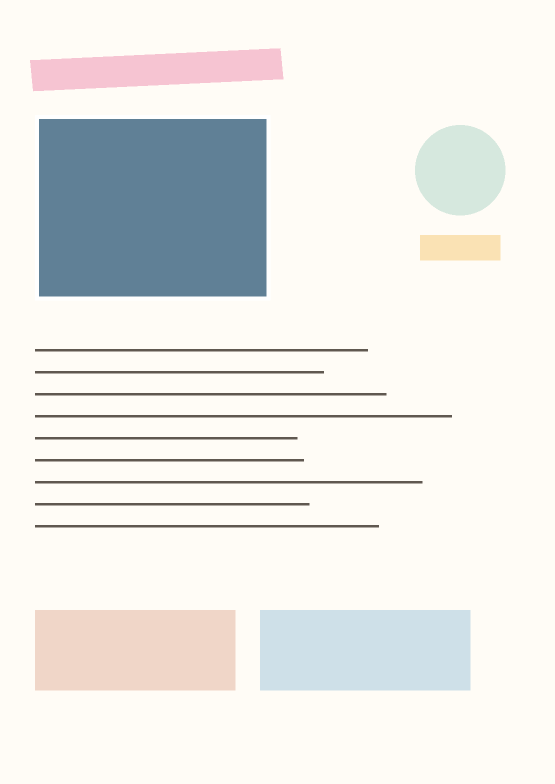
#> input picture tests/fixtures/sample-page.png, 1109 x 1568 px (shown at 1/2 size)
$ python -i analysis.py   (imports and definitions only)
#> lines starting #> are read from the running program, lines starting #| are printed output that depends on the picture
"""手账页面结构分析。

输入一张别人做的手账页面图片，输出：
- 背景色 / 是否素底
- 主配色（k-means 聚类 + 占比）
- 版面区块（连通域分割 + 形状启发式分类）
- 留白比例、整体风格判断
坐标一律用 0–1 归一化比例，原点左上，方便前端直接叠加与重排。
"""
from __future__ import annotations

import base64
import io
import math
from typing import Any

import numpy as np
from PIL import Image, ImageOps

ANALYSIS_MAX = 1024          # 分析用图的最长边
GRID_LONG = 96               # 连通域分割的网格长边
MIN_CELLS = 3                # 小于这么多格子的连通域丢弃
DIFF_THRESHOLD = 30.0        # 与背景色的 RGB 欧氏距离阈值
PREVIEW_MAX = 900            # 预览图最长边


# ---------------------------------------------------------------- 基础工具

def _load_rgb(data: bytes) -> Image.Image:
    """读入任意图片并统一成 RGB（透明区域铺白）。"""
    img = Image.open(io.BytesIO(data))
    img = ImageOps.exif_transpose(img)
    if img.mode in ("RGBA", "LA") or (img.mode == "P" and "transparency" in img.info):
        rgba = img.convert("RGBA")
        canvas = Image.new("RGB", rgba.size, (255, 255, 255))
        canvas.paste(rgba, mask=rgba.split()[-1])
        return canvas
    return img.convert("RGB")


# [6 lines left out: function _data_uri, not called in this run]


def _hex(rgb: np.ndarray | tuple[float, float, float]) -> str:
    r, g, b = (int(round(max(0, min(255, float(c))))) for c in rgb[:3])
    return "#%02x%02x%02x" % (r, g, b)


# [176 lines left out: functions _kmeans, _label_components, _merge_boxes, _group_text_lines, _classify, not called in this run]


# ---------------------------------------------------------------- 主入口

def analyze_image(data: bytes) -> dict[str, Any]:
    """分析一张手账页面图片。失败时抛 ValueError，由上层转成用户可读提示。"""
    try:
        full = _load_rgb(data)
    except Exception as exc:  # 坏图 / 非图片
        raise ValueError("无法识别这张图片，请换一张 PNG/JPG 试试") from exc

    orig_w, orig_h = full.size
    if orig_w < 40 or orig_h < 40:
        raise ValueError("图片太小了，至少需要 40×40 像素")

    work = full.copy()
    work.thumbnail((ANALYSIS_MAX, ANALYSIS_MAX), Image.LANCZOS)
    arr = np.asarray(work, dtype=np.float32)
    h, w = arr.shape[:2]
    page_aspect = w / max(1, h)

    # --- 背景色：取四周边缘环带的中位数，避免被正中内容带偏 ---
    ring = max(2, int(min(h, w) * 0.04))
    border = np.concatenate(
        [
            arr[:ring, :, :].reshape(-1, 3),
            arr[-ring:, :, :].reshape(-1, 3),
            arr[:, :ring, :].reshape(-1, 3),
            arr[:, -ring:, :].reshape(-1, 3),
        ]
    )
    bg = np.median(border, axis=0)
    border_std = float(border.std(axis=0).mean())
    plain = border_std < 11.0
    texture = "none" if plain else ("subtle" if border_std < 30 else "pattern")

    # --- 内容掩码 ---
    diff = np.sqrt(((arr - bg[None, None, :]) ** 2).sum(axis=2))
    mask = diff > DIFF_THRESHOLD
    # 形态学开运算去掉椒盐噪点（腐蚀→膨胀）
    m = mask
    for _ in range(1):
        m = m & np.roll(m, 1, 0) & np.roll(m, -1, 0) & np.roll(m, 1, 1) & np.roll(m, -1, 1)
    for _ in range(1):
        m = m | np.roll(m, 1, 0) | np.roll(m, -1, 0) | np.roll(m, 1, 1) | np.roll(m, -1, 1)
    content = float(m.mean())

    # --- 配色：抽样 + k-means ---
    flat = arr.reshape(-1, 3)
    step = max(1, flat.shape[0] // 24000)
    sample = flat[::step]
    centers, ratios = _kmeans(sample, 6)
    palette = []
    for c, r in zip(centers, ratios):
        if r < 0.012:
            continue
        palette.append({"hex": _hex(c), "ratio": round(float(r), 4)})

    # --- 区块：网格化连通域 ---
    gh = max(8, int(round(GRID_LONG * (h / max(h, w)))))
    gw = max(8, int(round(GRID_LONG * (w / max(h, w)))))
    small = np.asarray(
        Image.fromarray((m * 255).astype(np.uint8)).resize((gw, gh), Image.BOX),
        dtype=np.float32,
    ) / 255.0
    grid = small > 0.18

    raw_boxes: list[list[float]] = []
    for cells in _label_components(grid):
        gy0, gy1 = int(cells[:, 0].min()), int(cells[:, 0].max())
        gx0, gx1 = int(cells[:, 1].min()), int(cells[:, 1].max())
        py0, py1 = int(gy0 * h / gh), int(min(h - 1, math.ceil((gy1 + 1) * h / gh)))
        px0, px1 = int(gx0 * w / gw), int(min(w - 1, math.ceil((gx1 + 1) * w / gw)))
        sub = m[py0:py1 + 1, px0:px1 + 1]
        rows = np.where(sub.any(axis=1))[0]
        cols = np.where(sub.any(axis=0))[0]
        if len(rows) == 0 or len(cols) == 0:
            continue
        y0, y1 = py0 + int(rows[0]), py0 + int(rows[-1]) + 1
        x0, x1 = px0 + int(cols[0]), px0 + int(cols[-1]) + 1
        raw_boxes.append([x0 / w, y0 / h, max(1e-4, (x1 - x0) / w), max(1e-4, (y1 - y0) / h)])

    merged = _merge_boxes(raw_boxes)
    merged = _group_text_lines(merged)
    merged = _merge_boxes(merged)
    merged = [b for b in merged if 0.0006 < b[2] * b[3] < 0.97]

    regions = []
    for b in sorted(merged, key=lambda r: (r[1], r[0])):
        rtype = _classify(m, arr, b, page_aspect)
        y0, y1 = int(b[1] * h), min(h, int(math.ceil((b[1] + b[3]) * h)))
        x0, x1 = int(b[0] * w), min(w, int(math.ceil((b[0] + b[2]) * w)))
        patch = arr[y0:y1, x0:x1]
        sub_mask = m[y0:y1, x0:x1]
        if patch.size and sub_mask.any():
            fill = _hex(patch[sub_mask].mean(axis=0))
            density = float(sub_mask.mean())
        else:
            fill, density = _hex(bg), 0.0
        regions.append(
            {
                "x": round(b[0], 4),
                "y": round(b[1], 4),
                "w": round(b[2], 4),
                "h": round(b[3], 4),
                "type": rtype,
                "density": round(density, 3),
                "fill": fill,
                "aspect": round((b[2] * page_aspect) / max(1e-6, b[3]), 2),
            }
        )

    # --- 风格判断 ---
    px_sat = []
    for c in centers:
        mx, mn = float(c.max()), float(c.min())
        px_sat.append(0.0 if mx <= 0 else (mx - mn) / mx)
    mean_sat = float(np.mean(px_sat)) if px_sat else 0.0
    mean_val = float(centers.mean() / 255.0) if len(centers) else 0.5
    r_mean = float(arr[:, :, 0].mean())
    b_mean = float(arr[:, :, 2].mean())

    if mean_sat < 0.12:
        mood = "素雅"
    elif mean_sat < 0.25:
        mood = "柔和"
    elif mean_val > 0.7:
        mood = "甜系"
    else:
        mood = "浓郁"
    if content < 0.16:
        density_word = "极简"
    elif content < 0.34:
        density_word = "透气"
    elif content < 0.55:
        density_word = "适中"
    else:
        density_word = "满版"
    warmth = "暖调" if r_mean - b_mean > 6 else ("冷调" if b_mean - r_mean > 6 else "中性")

    aspect = orig_w / max(1, orig_h)
    if abs(aspect - 148 / 210) < 0.06:
        guess = "A5"
    elif abs(aspect - 105 / 148) < 0.06:
        guess = "A6"
    elif abs(aspect - 210 / 297) < 0.05:
        guess = "A4"
    elif abs(aspect - 176 / 250) < 0.06:
        guess = "B5"
    else:
        guess = "A5"

    return {
        "ok": True,
        "image": {
            "w": orig_w,
            "h": orig_h,
            "aspect": round(aspect, 4),
            "preview": _data_uri(full),
        },
        "background": {"hex": _hex(bg), "plain": plain, "texture": texture},
        "palette": palette,
        "whitespace": round(1.0 - content, 3),
        "style": {"mood": mood, "density": density_word, "warmth": warmth},
        "regions": regions[:60],
        "suggest": {"page_size": guess, "dpi": 300},
    }

>>> import cv2
>>> picture = cv2.imread('../tests/fixtures/sample-page.png', cv2.IMREAD_GRAYSCALE)
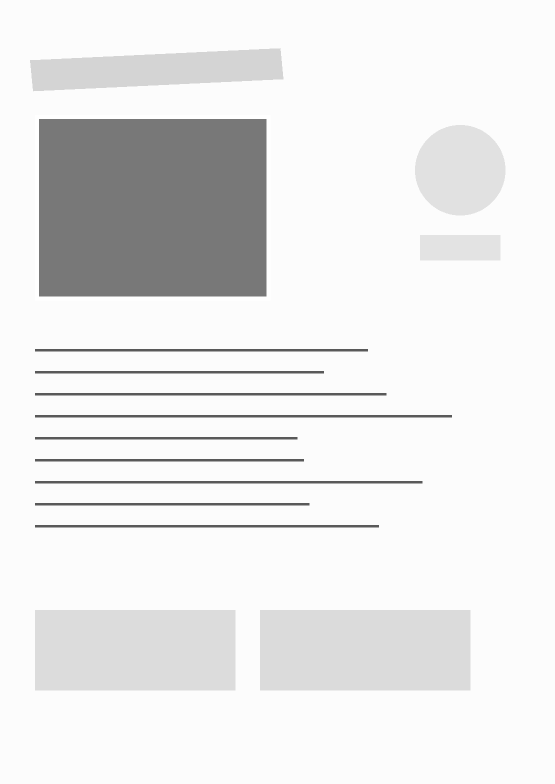
#> picture: shape (1568, 1109) (shown at 1/2 size); min 89, max 255, mean 233.3
#> (the run stopped early here; a loop or call above may not have finished)
